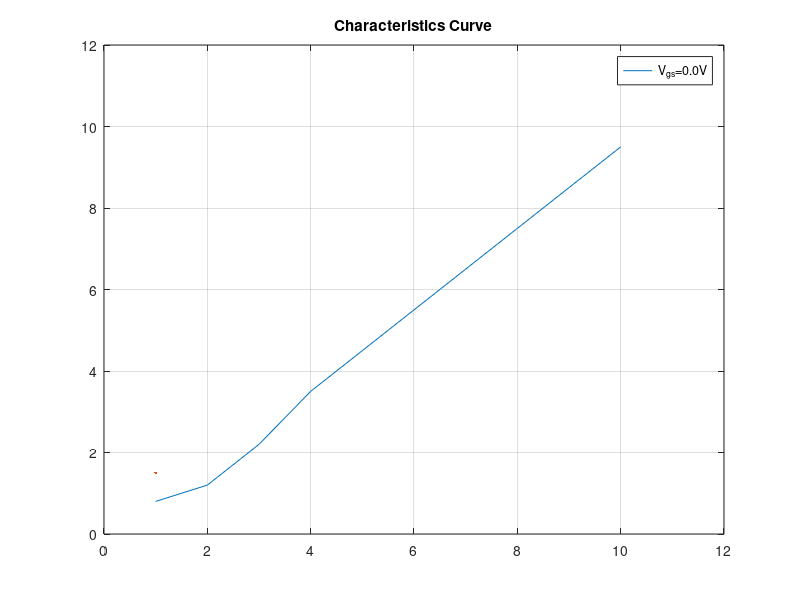

Write MATLAB code to recreate this figure. (Note: this script raises an error after producing the figure.)
clear;
clc;


Vds = [1, 2, 3, 4, 5, 6, 7, 8, 9, 10];
Id_Vgs0 = [0.8, 1.2, 2.2, 3.5, 4.5, 5.5, 6.5, 7.5, 8.5, 9.5];
Id_Vgsn5 = [1, 1.2, 2, 3, 4, 5, 6, 7, 8, 9];
Id_Vgsn10 = [.5, 1.2, 1.8, 2.5, 3.7, 4.3, 5.8, 6.5, 7.6, 8.6];
Id_Vgsn15 = [0.5, 1, 1.6, 2.3, 3.2, 4, 5.2, 6, 7, 8];
Id_Vgsn20 = [.4, .8, 1.5, 2, 3, 3.8, 4.9, 5.6, 6.5, 7.5];

% subplot(2,1,1);
plot(Vds,Id_Vgs0,LineWidth=1.5);
legend('V_g_s=0.0V');
title('Characteristics Curve')
xlim([0, 12]);
ylim([0, 12]);
grid on;
hold on;
xlabel('V_d_s','FontAngle','italic', FontWeight='bold', FontSize=13, Rotation=0);
ylabel('I_d','FontAngle','italic', FontWeight='bold', FontSize=13, Rotation=0);
plot(Vds, Id_Vgsn5, LineWidth=1.5, DisplayName='V_g_s=-0.5V');
plot(Vds, Id_Vgsn10, LineWidth=1.5, DisplayName='V_g_s=-1.0V');
plot(Vds, Id_Vgsn15, LineWidth=1.5, DisplayName='V_g_s=-1.5V');
plot(Vds, Id_Vgsn20, LineWidth=1.5, DisplayName='V_g_s=-2.0V');
% 
% in = input('Second Plot');


% Vgs_Vds10 = [0, -.5, -1, -1.5, -2, -2.5, -3, -3.5];
% Id_Vds10 = [18, 12.1, 6.8, 2.2, .02, 0, 0, 0];
% 
% % subplot(2,1,2);
% plot(Vgs_Vds10, Id_Vds10, LineWidth=1.5);
% title('Transfer Curve')
% xlim([-4, 1]);
% grid on;
% xlabel('V_g_s','FontAngle','italic', FontWeight='bold', FontSize=13, Rotation=0);
% ylabel('I_d','FontAngle','italic', FontWeight='bold', FontSize=13, Rotation=0)